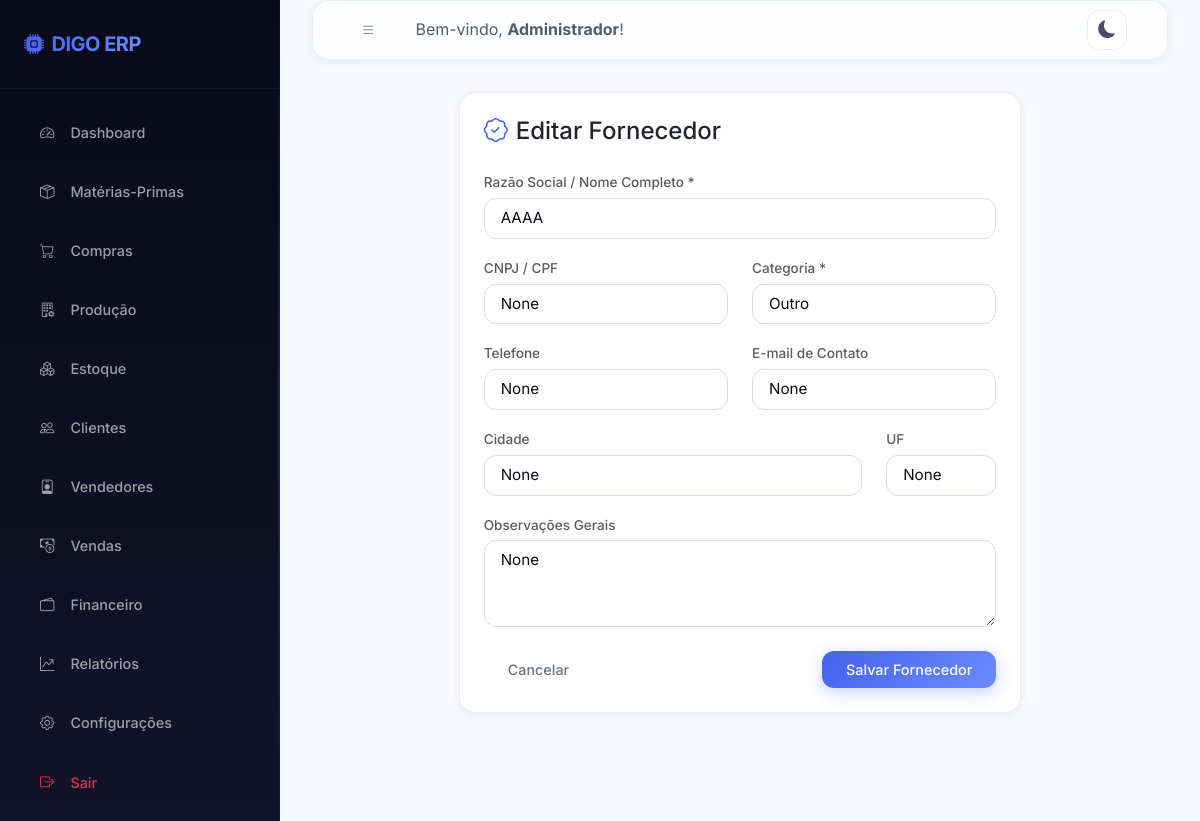
Screenshot of /fornecedores/1/editar (signed in) with the database file from the repository.
### models/usuario.py (models this page shows, shortened)
class Usuario(UserMixin, db.Model):
    __tablename__ = 'usuarios'
    id = db.Column(db.Integer, primary_key=True)
    nome = db.Column(db.String(100), nullable=False)
    email = db.Column(db.String(150), unique=True, nullable=False)
    senha_hash = db.Column(db.String(256), nullable=False)
    perfil = db.Column(db.String(20), default='funcionario')  # admin | funcionario
    ativo = db.Column(db.Boolean, default=True)
    criado_em = db.Column(db.DateTime, default=datetime.utcnow)
    ultimo_acesso = db.Column(db.DateTime)
    logs = db.relationship('Log', backref='usuario', lazy='dynamic')
    @property
    def is_admin(self):
        return self.perfil == 'admin'

### models/fornecedor.py (models this page shows, shortened)
class Fornecedor(db.Model):
    __tablename__ = 'fornecedores'
    id = db.Column(db.Integer, primary_key=True)
    nome = db.Column(db.String(150), nullable=False)
    cnpj = db.Column(db.String(20))
    telefone = db.Column(db.String(20))
    email = db.Column(db.String(150))
    cidade = db.Column(db.String(100))
    estado = db.Column(db.String(2))
    tipo = db.Column(db.String(50))  # materia_prima | embalagem | frete | outro
    observacoes = db.Column(db.Text)
    ativo = db.Column(db.Boolean, default=True)
    criado_em = db.Column(db.DateTime, default=datetime.utcnow)
    compras = db.relationship('Compra', backref='fornecedor', lazy='dynamic')
    contas_pagar = db.relationship('ContaPagar', backref='fornecedor', lazy='dynamic')
    materias_primas = db.relationship('MateriaPrima', backref='fornecedor', lazy='dynamic')

### routes/fornecedores.py (the view, shortened to what this page needs)
@fornecedores_bp.route('/<int:id>/editar', methods=['GET', 'POST'])
@login_required
def editar(id):
    f = Fornecedor.query.get_or_404(id)
    return render_template('fornecedores/form.html', fornecedor=f, titulo='Editar Fornecedor')

### templates/fornecedores/form.html (shortened to what this page needs)
{% extends 'base.html' %}
{% block content %}
<div class="row justify-content-center">
    <div class="col-md-8">
        <div class="card p-4">
            <h4 class="font-weight-bold mb-4"><i class="bi bi-patch-check me-2 text-primary"></i>{{ titulo }}</h4>
            <form method="POST">
                <div class="mb-3">
                    <label for="nome" class="form-label text-muted small">Razão Social / Nome Completo *</label>
                    <input type="text" class="form-control" id="nome" name="nome" value="{{ fornecedor.nome if fornecedor else '' }}" required placeholder="Ex: MC QUIMICA LTDA">
                </div>
                <div class="row">
                    <div class="col-md-6 mb-3">
                        <label for="cnpj" class="form-label text-muted small">CNPJ / CPF</label>
                        <input type="text" class="form-control" id="cnpj" name="cnpj" value="{{ fornecedor.cnpj if fornecedor else '' }}" placeholder="Apenas números">
                    </div>
                    <div class="col-md-6 mb-3">
                        <label for="tipo" class="form-label text-muted small">Categoria *</label>
                        <select class="form-select" id="tipo" name="tipo" required>
                            <option value="outro" {% if fornecedor and fornecedor.tipo == 'outro' %}selected{% endif %}>Outro</option>
                        </select>
                    </div>
                </div>
                <div class="row">
                    <div class="col-md-6 mb-3">
                        <label for="telefone" class="form-label text-muted small">Telefone</label>
                        <input type="text" class="form-control" id="telefone" name="telefone" value="{{ fornecedor.telefone if fornecedor else '' }}" placeholder="(85) 99999-9999">
                    </div>
                    <div class="col-md-6 mb-3">
                        <label for="email" class="form-label text-muted small">E-mail de Contato</label>
                        <input type="email" class="form-control" id="email" name="email" value="{{ fornecedor.email if fornecedor else '' }}" placeholder="comercial@fornecedor.com">
                    </div>
                </div>
                <div class="row">
                    <div class="col-md-9 mb-3">
                        <label for="cidade" class="form-label text-muted small">Cidade</label>
                        <input type="text" class="form-control" id="cidade" name="cidade" value="{{ fornecedor.cidade if fornecedor else '' }}" placeholder="Cidade">
                    </div>
                    <div class="col-md-3 mb-3">
                        <label for="estado" class="form-label text-muted small">UF</label>
                        <input type="text" class="form-control" id="estado" name="estado" maxlength="2" value="{{ fornecedor.estado if fornecedor else '' }}" placeholder="CE">
                    </div>
                </div>
                <div class="mb-4">
                    <label for="observacoes" class="form-label text-muted small">Observações Gerais</label>
                    <textarea class="form-control" id="observacoes" name="observacoes" rows="3">{{ fornecedor.observacoes if fornecedor else '' }}</textarea>
                </div>
                <div class="d-flex justify-content-between">
                    <a href="{{ url_for('fornecedores.index') }}" class="btn btn-outline-secondary">Cancelar</a>
                    <button type="submit" class="btn btn-primary">Salvar Fornecedor</button>
                </div>
            </form>
        </div>
    </div>
</div>
{% endblock %}

### templates/base.html (shortened to what this page needs)
<!DOCTYPE html>
<html lang="pt-BR">
<head>
    <link href="https://cdn.jsdelivr.net/npm/bootstrap@5.3.0/dist/css/bootstrap.min.css" rel="stylesheet">
    <link rel="stylesheet" href="https://cdn.jsdelivr.net/npm/bootstrap-icons@1.10.5/font/bootstrap-icons.css">
    <link rel="stylesheet" href="{{ url_for('static', filename='css/style.css') }}">
</head>
<body>
    <div class="wrapper">
        <nav id="sidebar">
            <div class="sidebar-header d-flex align-items-center justify-content-between">
                <h4 class="m-0 text-white font-weight-bold"><i class="bi bi-cpu-fill me-2 text-indigo"></i>DIGO ERP</h4>
            </div>
            <ul class="list-unstyled components">
                <li class="{% if request.blueprint == 'dashboard' %}active{% endif %}">
                    <a href="{{ url_for('dashboard.index') }}"><i class="bi bi-speedometer2"></i> Dashboard</a>
                </li>
                <li class="{% if request.blueprint == 'materias_primas' %}active{% endif %}">
                    <a href="{{ url_for('materias_primas.index') }}"><i class="bi bi-box-seam"></i> Matérias-Primas</a>
                </li>
                <li class="{% if request.blueprint == 'compras' %}active{% endif %}">
                    <a href="{{ url_for('compras.index') }}"><i class="bi bi-cart"></i> Compras</a>
                </li>
                <li class="{% if request.blueprint == 'producao' %}active{% endif %}">
                    <a href="{{ url_for('producao.index') }}"><i class="bi bi-building-gear"></i> Produção</a>
                </li>
                <li class="{% if request.blueprint == 'estoque' %}active{% endif %}">
                    <a href="{{ url_for('estoque.index') }}"><i class="bi bi-boxes"></i> Estoque</a>
                </li>
                <li class="{% if request.blueprint == 'clientes' %}active{% endif %}">
                    <a href="{{ url_for('clientes.index') }}"><i class="bi bi-people"></i> Clientes</a>
                </li>
                <li class="{% if request.blueprint == 'vendedores' %}active{% endif %}">
                    <a href="{{ url_for('vendedores.index') }}"><i class="bi bi-person-badge"></i> Vendedores</a>
                </li>
                <li class="{% if request.blueprint == 'vendas' %}active{% endif %}">
                    <a href="{{ url_for('vendas.index') }}"><i class="bi bi-cash-coin"></i> Vendas</a>
                </li>
                <li class="{% if request.blueprint == 'financeiro' %}active{% endif %}">
                    <a href="{{ url_for('financeiro.index') }}"><i class="bi bi-wallet2"></i> Financeiro</a>
                </li>
                <li class="{% if request.blueprint == 'relatorios' %}active{% endif %}">
                    <a href="{{ url_for('relatorios.index') }}"><i class="bi bi-graph-up-arrow"></i> Relatórios</a>
                </li>
                {% if current_user.is_admin %}
                <li class="{% if request.blueprint == 'configuracoes' %}active{% endif %}">
                    <a href="{{ url_for('configuracoes.index') }}"><i class="bi bi-gear"></i> Configurações</a>
                </li>
                {% endif %}
                <li>
                    <a href="{{ url_for('auth.logout') }}" class="text-danger"><i class="bi bi-box-arrow-right text-danger"></i> Sair</a>
                </li>
            </ul>
        </nav>
        <div id="content">
            <nav class="navbar navbar-expand-lg card mb-4 p-2 d-flex flex-row align-items-center justify-content-between">
                <div class="d-flex align-items-center">
                    <button type="button" id="sidebarCollapse" class="btn btn-outline-secondary me-3">
                        <i class="bi bi-list"></i>
                    </button>
                    <span class="navbar-text d-none d-md-inline text-muted">Bem-vindo, <strong>{{ current_user.nome }}</strong>!</span>
                </div>
                <div class="d-flex align-items-center">
                    <button class="theme-toggle-btn me-3" id="themeToggle" title="Alternar Tema">
                    </button>
                </div>
            </nav>
            <div class="container-fluid p-0 fade-in">
                {% block content %}{% endblock %}
            </div>
        </div>
    </div>
</body>
</html>

### rows the page displays
Usuario: nome "Administrador"
Fornecedor: nome "AAAA", cnpj "None", tipo "Outro", telefone "None", email "None", cidade "None", estado "None", observacoes "None"

### other values shown
{{ titulo }} "Editar Fornecedor"
